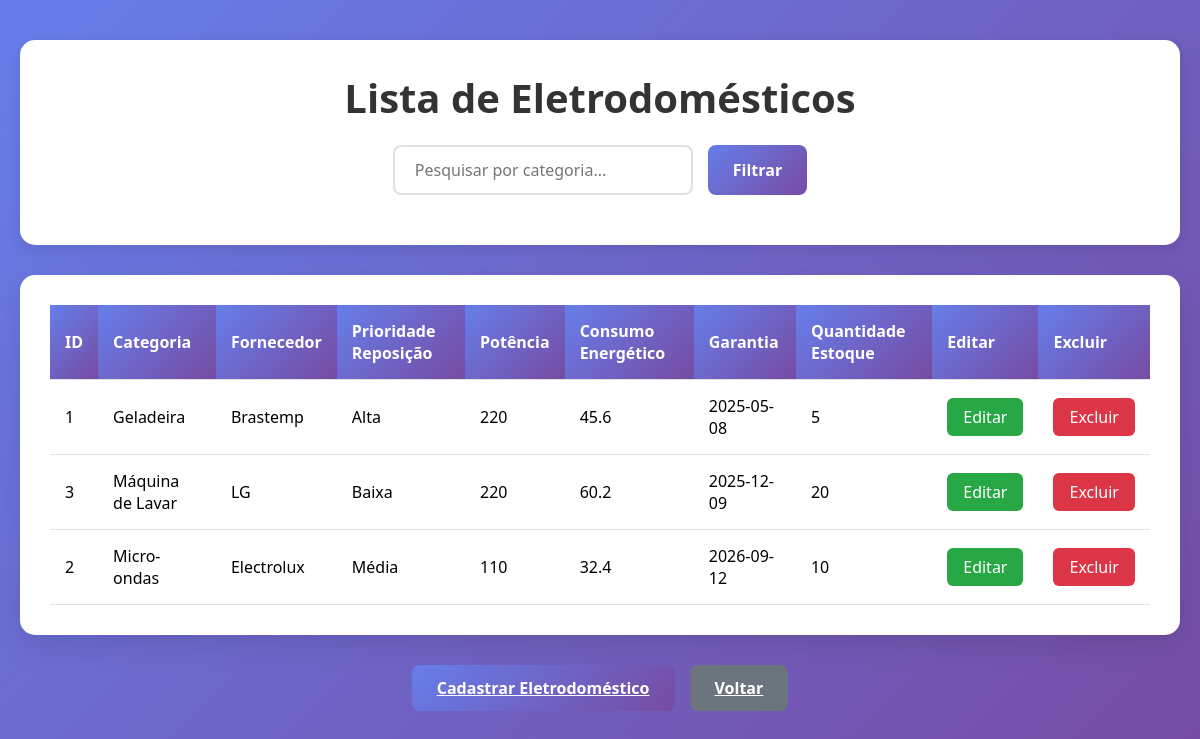
Page /view/listar_eletrodomestico.php (signed in) on the committed database.
### tables this page shows
CREATE TABLE ELETRODOMESTICO (
    ELETRO_ID INTEGER AUTO_INCREMENT PRIMARY KEY,
    ELETRO_CATEGORIA VARCHAR(255),
    ELETRO_FORNECEDOR VARCHAR(255),
    ELETRO_PRIORIDADE_REPOSICAO VARCHAR(255),
    ELETRO_POTENCIA VARCHAR(255),
    ELETRO_CONSUMO_ENERGETICO VARCHAR(255),
    ELETRO_GARANTIA DATE,
    FK_USU_ID INTEGER
);

CREATE TABLE ESTOQUE (
    ESTOQUE_ID INTEGER AUTO_INCREMENT PRIMARY KEY,
    ESTOQUE_QUANTIDADE INTEGER,
    FK_ELETRODOMESTICO_ID INTEGER 
);

### model/model_eletrodomestico.php (called while the page is built, shortened)
<?php
class Eletrodomestico {
    public function listar_eletrodomestico() {
        $conn = Database::getConnection();
        $sql = "SELECT
                    ED.ELETRO_ID,
                    ED.ELETRO_CATEGORIA,
                    ED.ELETRO_FORNECEDOR,
                    ED.ELETRO_PRIORIDADE_REPOSICAO,
                    ED.ELETRO_POTENCIA,
                    ED.ELETRO_CONSUMO_ENERGETICO,
                    ED.ELETRO_GARANTIA,
                    E.ESTOQUE_QUANTIDADE,
                    U.USU_NOME,
                    U.USU_EMAIL
                FROM ELETRODOMESTICO ED
                JOIN USUARIO U ON ED.FK_USU_ID = U.USU_ID
                JOIN ESTOQUE E ON ED.ELETRO_ID = E.FK_ELETRODOMESTICO_ID
                ORDER BY ED.ELETRO_CATEGORIA";
        $result = $conn->query($sql);
        return $result->fetch_all(MYSQLI_ASSOC);
    }
}
?>

### controller/controller_eletrodomestico.php (called while the page is built, shortened)
<?php
    require_once "../model/model_eletrodomestico.php";
    if (isset($_POST["editar_eletrodomestico"])) {
        $eletrodomestico = new Eletrodomestico();
        $resultado = $eletrodomestico->editar_eletrodomestico(
            $_POST["ELETRO_CATEGORIA"],
            $_POST["ELETRO_FORNECEDOR"],
            $_POST["ELETRO_PRIORIDADE_REPOSICAO"],
            $_POST["ELETRO_POTENCIA"],
            $_POST["ELETRO_CONSUMO_ENERGETICO"],
            $_POST["ELETRO_GARANTIA"],
            $_POST["ELETRO_ID"],
            $_SESSION['usuario']["USU_ID"]
        );
        if ($resultado) {
            echo "<script>
                    alert('Eletrodomestico atualizado com sucesso!');
                    window.location.href='../view/listar_eletrodomestico.php';
                </script>";
        } else {
            echo "<script>
                    alert('Erro ao atualizar eletrodomestico!');
                    window.location.href='../view/listar_eletrodomestico.php';
                </script>";
        }
        exit();
    }
    else if (isset($_POST["filtrar_eletrodomestico"])) {
        $eletrodomestico = new Eletrodomestico();
        $resultados = $eletrodomestico->filtrar_eletrodomestico($_POST["campo_busca"]);
        $_SESSION['eletrodomesticos_filtrados'] = $resultados;
        header("Location: ../view/listar_eletrodomestico.php");
        exit();
    }
    else {
        $eletrodomestico = new Eletrodomestico();
        $eletrodomesticos = $eletrodomestico->listar_eletrodomestico();
    }
?>

### view/listar_eletrodomestico.php (the view, shortened to what this page needs)
<?php
require_once "../controller/controller_eletrodomestico.php";
$eletrodomestico = new Eletrodomestico();
if (isset($_POST['botao_pesquisar'])) {
    $resultados = $eletrodomestico->filtrar_eletrodomestico($_POST['pesquisar']);
}
else {
    $resultados = $eletrodomestico->listar_eletrodomestico();
}
?>
<!DOCTYPE html>
<html lang="pt-br">
    <head>
    </head>
    <body>
        <div class="container">
            <div class="header">
                <h1>Lista de Eletrodomésticos</h1>
                <form method="POST" class="search-form">
                    <input type="search" id="pesquisar" name="pesquisar" placeholder="Pesquisar por categoria...">
                    <input type="submit" class="btn btn-primary" id="botao_pesquisar" name="botao_pesquisar" value="Filtrar">
                </form>
            </div>
            <div class="table-container">
                <table>
                    <thead>
                        <tr>
                            <th>ID</th>
                            <th>Categoria</th>
                            <th>Fornecedor</th>
                            <th>Prioridade Reposição</th>
                            <th>Potência</th>
                            <th>Consumo Energético</th>
                            <th>Garantia</th>
                            <th>Quantidade Estoque</th>
                            <th>Editar</th>
                            <th>Excluir</th>
                        </tr>
                    </thead>
                    <tbody>
                        <?php if(count($resultados) > 0): ?>
                            <?php foreach($resultados as $r): ?>
                                <tr>
                                    <td><?php echo $r["ELETRO_ID"]; ?></td>
                                    <td><?php echo $r["ELETRO_CATEGORIA"]; ?></td>
                                    <td><?php echo $r["ELETRO_FORNECEDOR"]; ?></td>
                                    <td><?php echo $r["ELETRO_PRIORIDADE_REPOSICAO"]; ?></td>
                                    <td><?php echo $r["ELETRO_POTENCIA"]; ?></td>
                                    <td><?php echo $r["ELETRO_CONSUMO_ENERGETICO"]; ?></td>
                                    <td><?php echo $r["ELETRO_GARANTIA"]; ?></td>
                                    <td><?php echo $r["ESTOQUE_QUANTIDADE"]; ?></td>
                                    <td>
                                        <a href='editar_eletrodomestico.php?acao=editar_eletrodomestico&id=<?php echo $r["ELETRO_ID"]; ?>' class='action-link edit-link'>
                                            Editar
                                        </a>
                                    </td>
                                    <td>
                                        <a href='../controller/controller_eletrodomestico.php?acao=excluir_eletrodomestico&id=<?php echo $r["ELETRO_ID"]; ?>' class='action-link delete-link' onclick="return confirm('Tem certeza que deseja excluir este eletrodoméstico?')">
                                            Excluir
                                        </a>
                                    </td>
                                </tr>
                            <?php endforeach; ?>
                        <?php else: ?>
                            <tr>
                                <td colspan="10" class="empty-message">Nenhum Eletrodoméstico cadastrado!</td>
                            </tr>
                        <?php endif; ?>
                    </tbody>
                </table>
            </div>
            <div class="action-buttons">
                <a href="cadastro_eletrodomestico.php" class="btn btn-primary">Cadastrar Eletrodoméstico</a>
                <a href="inicial.php" class="btn btn-secondary">Voltar</a>
            </div>
        </div>
    </body>
</html>

### view/listar_eletrodomestico.php (style rules this page uses)
* { margin: 0; padding: 0; box-sizing: border-box; font-family: 'Segoe UI', Tahoma, Geneva, Verdana, sans-serif; }
body { background: linear-gradient(135deg, #667eea 0%, #764ba2 100%); min-height: 100vh; padding: 40px 20px; }
.container { max-width: 1400px; margin: 0 auto; }
.header { background: white; border-radius: 15px; box-shadow: 0 5px 15px rgba(0,0,0,0.1); padding: 30px; margin-bottom: 30px; text-align: center; }
h1 { color: #333; margin-bottom: 20px; font-size: 2.5em; }
.search-form { display: flex; gap: 15px; justify-content: center; margin-bottom: 20px; }
.search-form input[type="search"] { padding: 12px 20px; border: 2px solid #e1e1e1; border-radius: 8px; font-size: 16px; width: 300px; }
.btn { padding: 12px 25px; border: none; border-radius: 8px; font-size: 16px; font-weight: 600; cursor: pointer; transition: all 0.3s ease; }
.btn-primary { background: linear-gradient(135deg, #667eea 0%, #764ba2 100%); color: white; }
.btn-secondary { background: #6c757d; color: white; }
.table-container { background: white; border-radius: 15px; box-shadow: 0 10px 30px rgba(0,0,0,0.1); padding: 30px; overflow-x: auto; margin-bottom: 30px; }
table { width: 100%; border-collapse: collapse; min-width: 1000px; }
th, td { padding: 15px; text-align: left; border-bottom: 1px solid #e1e1e1; }
th { background: linear-gradient(135deg, #667eea 0%, #764ba2 100%); color: white; font-weight: 600; position: sticky; top: 0; }
.action-buttons { display: flex; gap: 15px; justify-content: center; }
.action-link { padding: 8px 16px; border-radius: 6px; text-decoration: none; font-weight: 500; transition: all 0.3s ease; }
.edit-link { background: #28a745; color: white; }
.delete-link { background: #dc3545; color: white; }

### rows in the picture
eletrodomestico: ELETRO_ID "1", ELETRO_CATEGORIA "Geladeira", ELETRO_FORNECEDOR "Brastemp", ELETRO_PRIORIDADE_REPOSICAO "Alta", ELETRO_POTENCIA "220", ELETRO_CONSUMO_ENERGETICO "45.6", ELETRO_GARANTIA "2025-05-08", estoque.ESTOQUE_QUANTIDADE "5"
eletrodomestico: ELETRO_ID "3", ELETRO_CATEGORIA "Máquina de Lavar", ELETRO_FORNECEDOR "LG", ELETRO_PRIORIDADE_REPOSICAO "Baixa", ELETRO_POTENCIA "220", ELETRO_CONSUMO_ENERGETICO "60.2", ELETRO_GARANTIA "2025-12-09", estoque.ESTOQUE_QUANTIDADE "20"
eletrodomestico: ELETRO_ID "2", ELETRO_CATEGORIA "Micro-ondas", ELETRO_FORNECEDOR "Electrolux", ELETRO_PRIORIDADE_REPOSICAO "Média", ELETRO_POTENCIA "110", ELETRO_CONSUMO_ENERGETICO "32.4", ELETRO_GARANTIA "2026-09-12", estoque.ESTOQUE_QUANTIDADE "10"
